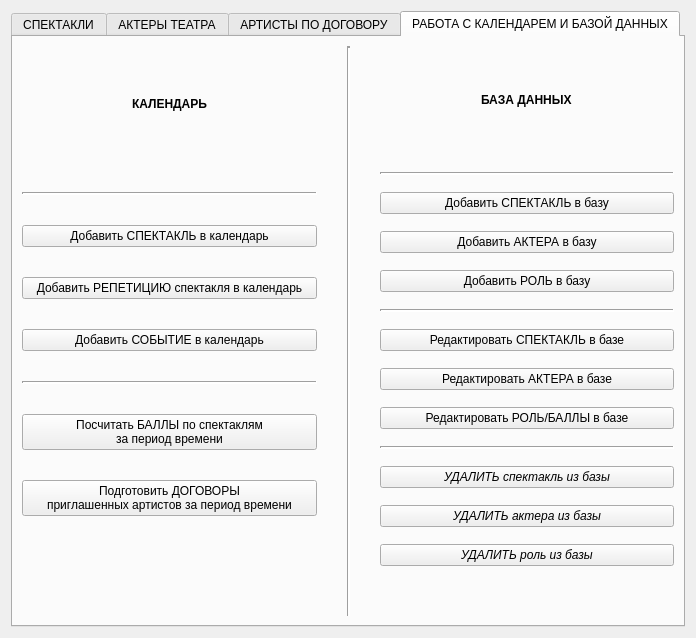
<?xml version="1.0" encoding="UTF-8"?>
<ui version="4.0">
 <class>Form</class>
 <widget class="QWidget" name="Form">
  <property name="geometry">
   <rect>
    <x>0</x>
    <y>0</y>
    <width>696</width>
    <height>638</height>
   </rect>
  </property>
  <property name="windowTitle">
   <string>ПОМОЩНИК ZAVTRUPPOY</string>
  </property>
  <layout class="QGridLayout" name="gridLayout_4">
   <item row="0" column="0">
    <widget class="QTabWidget" name="tabWidget">
     <property name="font">
      <font>
       <weight>50</weight>
       <bold>false</bold>
      </font>
     </property>
     <property name="currentIndex">
      <number>3</number>
     </property>
     <widget class="QWidget" name="acts_tab">
      <property name="locale">
       <locale language="Russian" country="Russia"/>
      </property>
      <attribute name="title">
       <string>СПЕКТАКЛИ</string>
      </attribute>
      <layout class="QGridLayout" name="gridLayout">
       <item row="0" column="0">
        <layout class="QHBoxLayout" name="horizontalLayout_acts">
         <item>
          <widget class="QListWidget" name="listWidget_acts"/>
         </item>
         <item>
          <widget class="QTextBrowser" name="textBrowser_acts">
           <property name="font">
            <font>
             <weight>50</weight>
             <bold>false</bold>
            </font>
           </property>
          </widget>
         </item>
        </layout>
       </item>
      </layout>
     </widget>
     <widget class="QWidget" name="actors_tab">
      <attribute name="title">
       <string>АКТЕРЫ ТЕАТРА</string>
      </attribute>
      <layout class="QGridLayout" name="gridLayout_2">
       <item row="0" column="0">
        <layout class="QHBoxLayout" name="horizontalLayout_actors">
         <item>
          <widget class="QListWidget" name="listWidget_actors"/>
         </item>
         <item>
          <widget class="QTextBrowser" name="textBrowser_actors"/>
         </item>
        </layout>
       </item>
      </layout>
     </widget>
     <widget class="QWidget" name="temporary_actor">
      <attribute name="title">
       <string>АРТИСТЫ ПО ДОГОВОРУ</string>
      </attribute>
      <layout class="QGridLayout" name="gridLayout_3">
       <item row="0" column="0">
        <layout class="QHBoxLayout" name="horizontalLayout_temporary">
         <item>
          <widget class="QListWidget" name="listWidget_tempArtist"/>
         </item>
         <item>
          <widget class="QTextBrowser" name="textBrowser_tempArtist"/>
         </item>
        </layout>
       </item>
      </layout>
     </widget>
     <widget class="QWidget" name="calendar_tab">
      <attribute name="title">
       <string>РАБОТА С КАЛЕНДАРЕМ И БАЗОЙ ДАННЫХ</string>
      </attribute>
      <layout class="QGridLayout" name="gridLayout_5">
       <item row="0" column="0">
        <layout class="QHBoxLayout" name="horizontalLayout">
         <property name="spacing">
          <number>30</number>
         </property>
         <item>
          <layout class="QVBoxLayout" name="verticalLayout_4">
           <property name="spacing">
            <number>30</number>
           </property>
           <property name="leftMargin">
            <number>0</number>
           </property>
           <property name="topMargin">
            <number>0</number>
           </property>
           <property name="bottomMargin">
            <number>100</number>
           </property>
           <item alignment="Qt::AlignHCenter|Qt::AlignVCenter">
            <widget class="QLabel" name="label_cal">
             <property name="font">
              <font>
               <weight>75</weight>
               <bold>true</bold>
              </font>
             </property>
             <property name="text">
              <string>КАЛЕНДАРЬ</string>
             </property>
            </widget>
           </item>
           <item>
            <widget class="Line" name="line_2">
             <property name="frameShadow">
              <enum>QFrame::Sunken</enum>
             </property>
             <property name="lineWidth">
              <number>2</number>
             </property>
             <property name="orientation">
              <enum>Qt::Horizontal</enum>
             </property>
            </widget>
           </item>
           <item>
            <widget class="QPushButton" name="pushButton_add_act_to_cal">
             <property name="font">
              <font>
               <weight>50</weight>
               <bold>false</bold>
              </font>
             </property>
             <property name="text">
              <string>Добавить СПЕКТАКЛЬ в календарь</string>
             </property>
            </widget>
           </item>
           <item>
            <widget class="QPushButton" name="pushButton_add_rep_to_cal">
             <property name="font">
              <font>
               <weight>50</weight>
               <bold>false</bold>
              </font>
             </property>
             <property name="text">
              <string>Добавить РЕПЕТИЦИЮ спектакля в календарь</string>
             </property>
            </widget>
           </item>
           <item>
            <widget class="QPushButton" name="pushButton_add_event_to_cal">
             <property name="font">
              <font>
               <weight>50</weight>
               <bold>false</bold>
              </font>
             </property>
             <property name="text">
              <string>Добавить СОБЫТИЕ в календарь</string>
             </property>
            </widget>
           </item>
           <item>
            <widget class="Line" name="line_4">
             <property name="frameShadow">
              <enum>QFrame::Sunken</enum>
             </property>
             <property name="lineWidth">
              <number>2</number>
             </property>
             <property name="orientation">
              <enum>Qt::Horizontal</enum>
             </property>
            </widget>
           </item>
           <item>
            <widget class="QPushButton" name="pushButton_get_bal">
             <property name="font">
              <font>
               <weight>50</weight>
               <bold>false</bold>
              </font>
             </property>
             <property name="text">
              <string>Посчитать БАЛЛЫ по спектаклям
за период времени</string>
             </property>
            </widget>
           </item>
           <item>
            <widget class="QPushButton" name="pushButton_get_order">
             <property name="font">
              <font>
               <weight>50</weight>
               <bold>false</bold>
              </font>
             </property>
             <property name="text">
              <string>Подготовить ДОГОВОРЫ
приглашенных артистов за период времени</string>
             </property>
            </widget>
           </item>
          </layout>
         </item>
         <item>
          <widget class="Line" name="line">
           <property name="frameShadow">
            <enum>QFrame::Sunken</enum>
           </property>
           <property name="lineWidth">
            <number>2</number>
           </property>
           <property name="orientation">
            <enum>Qt::Vertical</enum>
           </property>
          </widget>
         </item>
         <item>
          <layout class="QVBoxLayout" name="verticalLayout_3">
           <property name="spacing">
            <number>17</number>
           </property>
           <property name="bottomMargin">
            <number>50</number>
           </property>
           <item alignment="Qt::AlignHCenter|Qt::AlignVCenter">
            <widget class="QLabel" name="label_db">
             <property name="font">
              <font>
               <weight>75</weight>
               <bold>true</bold>
              </font>
             </property>
             <property name="text">
              <string>БАЗА ДАННЫХ</string>
             </property>
            </widget>
           </item>
           <item>
            <widget class="Line" name="line_3">
             <property name="frameShadow">
              <enum>QFrame::Sunken</enum>
             </property>
             <property name="lineWidth">
              <number>2</number>
             </property>
             <property name="orientation">
              <enum>Qt::Horizontal</enum>
             </property>
            </widget>
           </item>
           <item>
            <widget class="QPushButton" name="pushButton_add_act_to_base">
             <property name="font">
              <font>
               <weight>50</weight>
               <bold>false</bold>
              </font>
             </property>
             <property name="text">
              <string>Добавить СПЕКТАКЛЬ в базу</string>
             </property>
            </widget>
           </item>
           <item>
            <widget class="QPushButton" name="pushButton_add_actor_to_base">
             <property name="font">
              <font>
               <weight>50</weight>
               <bold>false</bold>
              </font>
             </property>
             <property name="text">
              <string>Добавить АКТЕРА в базу</string>
             </property>
            </widget>
           </item>
           <item>
            <widget class="QPushButton" name="pushButton_add_role_to_base">
             <property name="font">
              <font>
               <weight>50</weight>
               <bold>false</bold>
              </font>
             </property>
             <property name="text">
              <string>Добавить РОЛЬ в базу</string>
             </property>
            </widget>
           </item>
           <item>
            <widget class="Line" name="line_5">
             <property name="frameShadow">
              <enum>QFrame::Sunken</enum>
             </property>
             <property name="lineWidth">
              <number>2</number>
             </property>
             <property name="orientation">
              <enum>Qt::Horizontal</enum>
             </property>
            </widget>
           </item>
           <item>
            <widget class="QPushButton" name="pushButton_red_act_base">
             <property name="text">
              <string>Редактировать СПЕКТАКЛЬ в базе</string>
             </property>
            </widget>
           </item>
           <item>
            <widget class="QPushButton" name="pushButton_red_actor_base">
             <property name="text">
              <string>Редактировать АКТЕРА в базе</string>
             </property>
            </widget>
           </item>
           <item>
            <widget class="QPushButton" name="pushButton_red_role_base">
             <property name="text">
              <string>Редактировать РОЛЬ/БАЛЛЫ в базе</string>
             </property>
            </widget>
           </item>
           <item>
            <widget class="Line" name="line_6">
             <property name="lineWidth">
              <number>2</number>
             </property>
             <property name="orientation">
              <enum>Qt::Horizontal</enum>
             </property>
            </widget>
           </item>
           <item>
            <widget class="QPushButton" name="pushButton_del_act_base">
             <property name="font">
              <font>
               <weight>50</weight>
               <italic>true</italic>
               <bold>false</bold>
              </font>
             </property>
             <property name="text">
              <string>УДАЛИТЬ спектакль из базы</string>
             </property>
            </widget>
           </item>
           <item>
            <widget class="QPushButton" name="pushButton_del_actor_base">
             <property name="font">
              <font>
               <weight>50</weight>
               <italic>true</italic>
               <bold>false</bold>
              </font>
             </property>
             <property name="text">
              <string>УДАЛИТЬ актера из базы</string>
             </property>
            </widget>
           </item>
           <item>
            <widget class="QPushButton" name="pushButton_del_role_base">
             <property name="font">
              <font>
               <weight>50</weight>
               <italic>true</italic>
               <bold>false</bold>
              </font>
             </property>
             <property name="text">
              <string>УДАЛИТЬ роль из базы</string>
             </property>
            </widget>
           </item>
          </layout>
         </item>
        </layout>
       </item>
      </layout>
     </widget>
    </widget>
   </item>
  </layout>
 </widget>
 <resources/>
 <connections/>
</ui>
